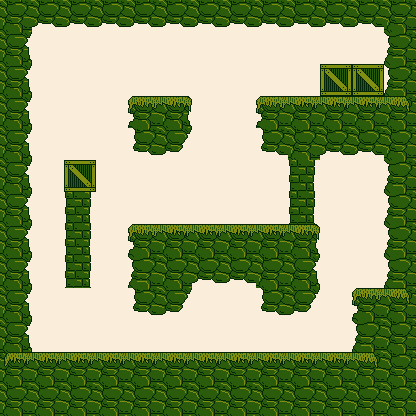

Below is a game level as drawn by its tile map, then a one-line description and the .tmx that defines it (tile-layer data replaced by summaries):
An orthogonal 13x13 tile map with 32x32 px tiles, 2 tile layers (sky, ground) and 14 objects (4x action, 4x snakeground, 4x char, collect, move).

<map version="1.0" orientation="orthogonal" renderorder="right-down" width="13" height="13" tilewidth="32" tileheight="32" nextobjectid="28">
 <tileset firstgid="1" name="green" tilewidth="32" tileheight="32">
  <image source="../../src/img/green.png" width="256" height="256" />
  <tile id="18">
   <objectgroup draworder="index" />
  </tile>
  <tile id="29">
   <animation>
    <frame tileid="29" duration="150" />
    <frame tileid="30" duration="150" />
    <frame tileid="31" duration="150" />
    <frame tileid="32" duration="150" />
   </animation>
  </tile>
 </tileset>
 <layer name="sky" width="13" height="13">
  <data>[169 cells, 169 non-empty, 1 distinct tile ids]</data>
 </layer>
 <layer name="ground" width="13" height="13">
  <properties>
   <property name="collidable" value="true" />
  </properties>
  <data>[169 cells, 97 non-empty, 13 distinct tile ids]</data>
 </layer>
 <objectgroup name="objects">
  <properties>
   <property name="collidable" value="true" />
  </properties>
  <object id="7" name="finish" type="action" gid="19" x="336" y="204" width="32" height="32" />
  <object id="8" name="openwall" type="action" gid="18" x="224" y="352" width="32" height="32" />
  <object id="11" name="key" type="collect" gid="30" x="32" y="288" width="32" height="32">
   <properties>
    <property name="movable" value="true" />
   </properties>
  </object>
  <object id="12" name="snakeground" gid="12" x="128" y="352" width="32" height="32" />
  <object id="13" name="snakeground" gid="13" x="160" y="352" width="32" height="32" />
  <object id="16" name="snakeground" gid="6" x="128" y="320" width="32" height="32" />
  <object id="17" name="snakeground" gid="8" x="160" y="320" width="32" height="32" />
  <object id="19" name="door" type="action" gid="27" x="64" y="352" width="32" height="32" />
  <object id="20" name="door" type="action" gid="26" x="64" y="320" width="32" height="32" />
  <object id="22" name="shaman" type="char" x="32" y="288" width="32" height="32">
   <properties>
    <property name="controlled" value="true" />
   </properties>
  </object>
  <object id="23" name="snake" type="char" x="96" y="320" width="32" height="32" />
  <object id="24" name="flappyflap" type="char" x="64" y="128" width="32" height="32" />
  <object id="25" name="flappyflap" type="char" x="128" y="64" width="32" height="32" />
  <object id="27" name="box" type="move" gid="16" x="160" y="96" width="32" height="32" />
 </objectgroup>
</map>
